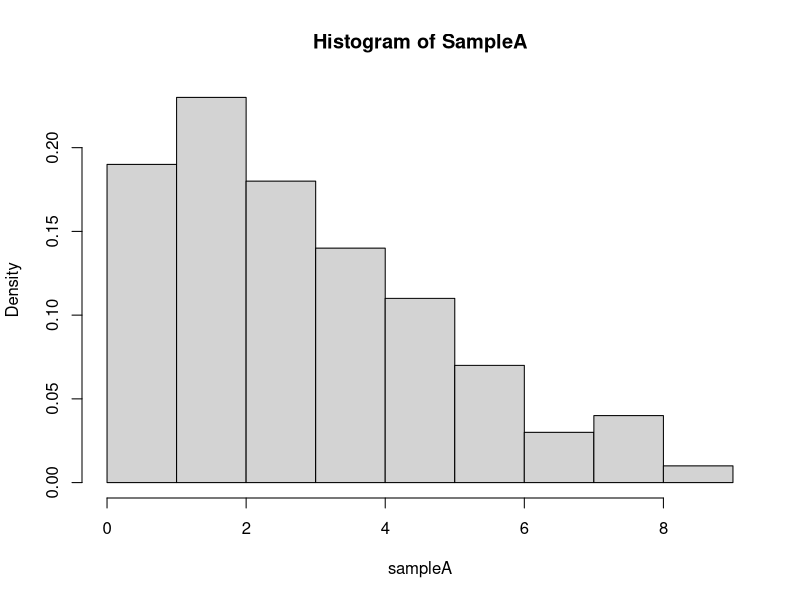

Write R code to recreate this figure.
## ---- chunk 1
sampleA = as.matrix(read.table("sampleA.txt"))
hist(
  sampleA, 
  probability = T,
  main = "Histogram of SampleA"
)
